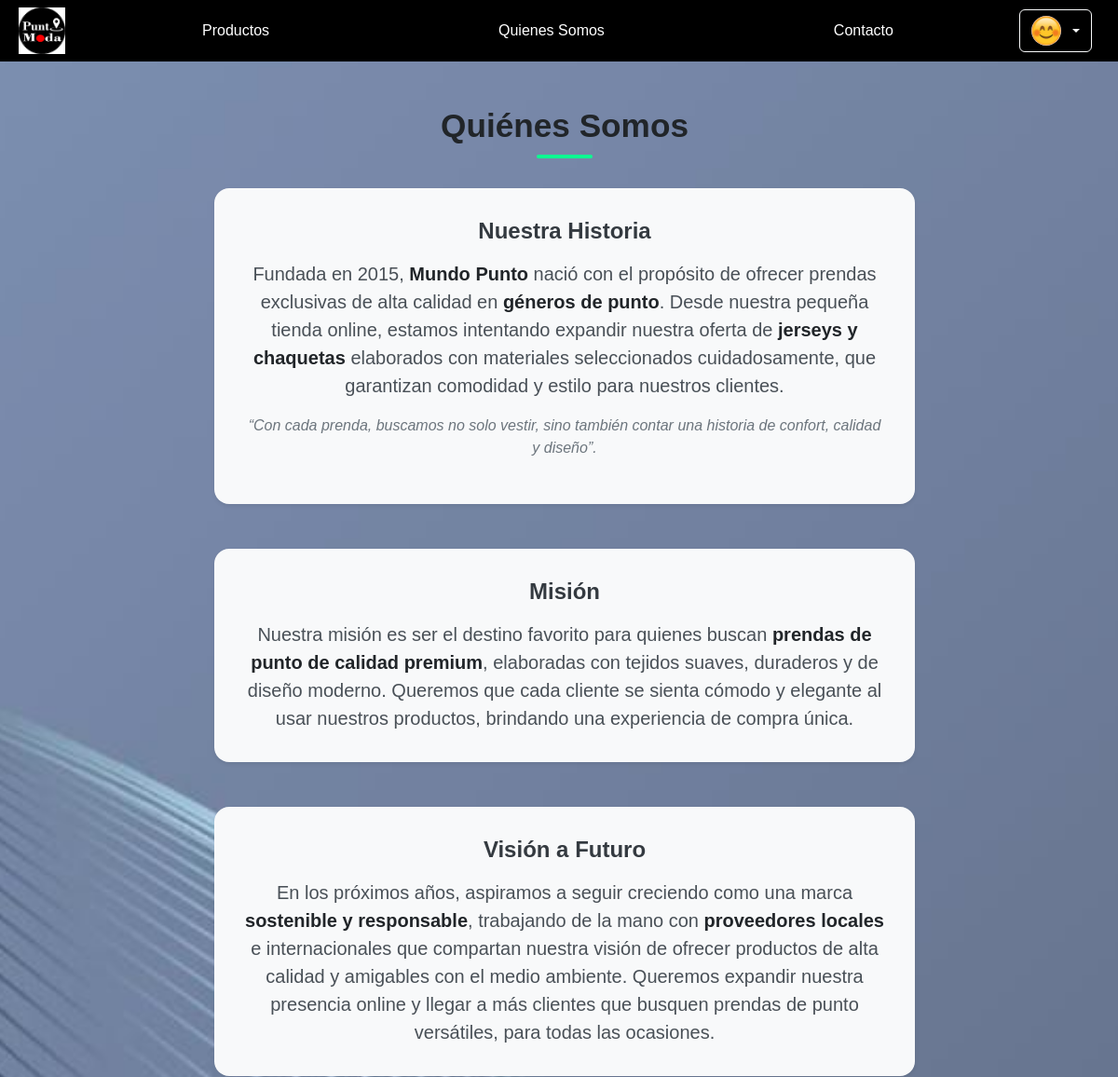
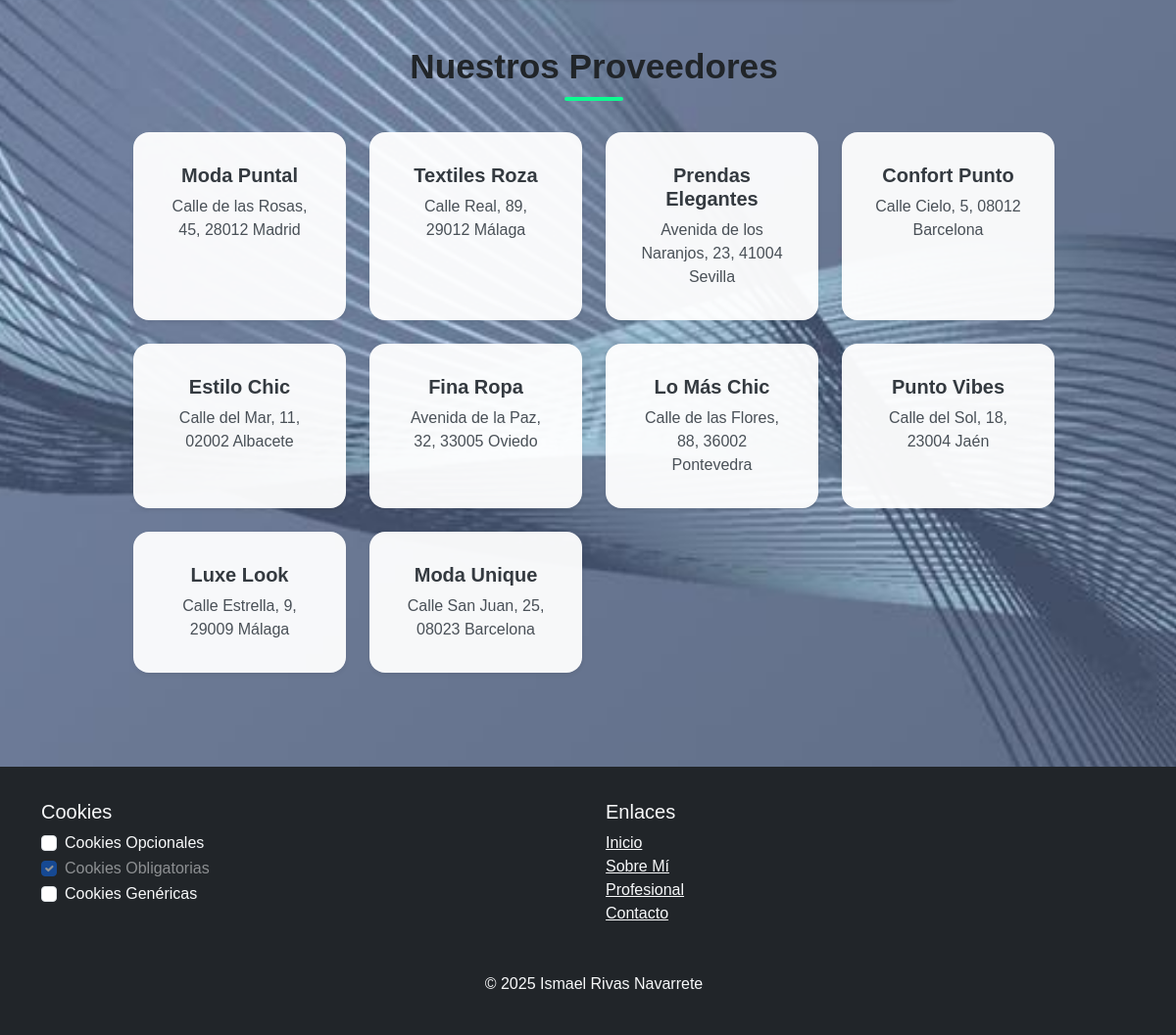
Page /quienesSomos.php (signed in) on the committed database (2 pictures, top to bottom).
### tables this page shows
CREATE TABLE IF NOT EXISTS Proveedores (
    CIF VARCHAR(9) PRIMARY KEY,
    nombre_proveedor VARCHAR(30) NOT NULL,
    direccion_proveedor VARCHAR(60),
    telefono VARCHAR(20)
);

### www/quienesSomos.php (the view, shortened to what this page needs)
<?php
$conexionBaseDatos = Conexion::conexionBD();
$consultaProveedores = $conexionBaseDatos->prepare("SELECT CIF, nombre_proveedor, direccion_proveedor,telefono FROM Proveedores");
$consultaProveedores->execute();
$resultado = $consultaProveedores->get_result();
?>
<!DOCTYPE html>
<html lang="es">
<head>
  <link href="https://cdn.jsdelivr.net/npm/bootstrap@5.3.0-alpha1/dist/css/bootstrap.min.css" rel="stylesheet">
  <link rel="stylesheet" href="css/styles.css">
  <link href="https://cdn.jsdelivr.net/npm/bootstrap-icons@1.10.5/font/bootstrap-icons.css" rel="stylesheet">
  <link rel="stylesheet" href="css/estiloQuienesSomos.css">
</head>
<body>
    <?php include 'php/navbar.php'; ?>
    <main class="container my-5">
        <h2 class="section-title">Quiénes Somos</h2>
        <div class="col-md-8 mx-auto mb-5">
            <div class="card shadow-sm rounded-4 bg-light border-0">
                <div class="card-body text-center">
                    <h4 class="card-title mb-3">Nuestra Historia</h4>
                    <p class="card-text lead">
                    Fundada en 2015, <strong>Mundo Punto</strong> nació con el propósito de ofrecer prendas exclusivas de alta calidad en
                    <strong>géneros de punto</strong>. Desde nuestra pequeña tienda online, estamos intentando expandir nuestra oferta de <strong>jerseys y chaquetas
                        </strong> elaborados con materiales seleccionados cuidadosamente, que garantizan comodidad y estilo para nuestros clientes.
                    </p>
                    <p class="intro-text mt-3 fst-italic">
                    “Con cada prenda, buscamos no solo vestir, sino también contar una historia de confort, calidad y diseño”.
                    </p>
                </div>
            </div>
        </div>
        <div class="col-md-8 mx-auto mb-5">
            <div class="card shadow-sm rounded-4 bg-light border-0">
                <div class="card-body text-center">
                    <h4 class="card-title mb-3">Misión</h4>
                    <p class="card-text lead">
                    Nuestra misión es ser el destino favorito para quienes buscan <strong>prendas de punto de calidad premium</strong>, elaboradas con tejidos
                    suaves, duraderos y de diseño moderno. Queremos que cada cliente se sienta cómodo y elegante al usar nuestros productos, brindando una
                    experiencia de compra única.
                    </p>
                </div>
            </div>
        </div>
        <div class="col-md-8 mx-auto mb-5">
            <div class="card shadow-sm rounded-4 bg-light border-0">
                <div class="card-body text-center">
                    <h4 class="card-title mb-3">Visión a Futuro</h4>
                    <p class="card-text lead">
                    En los próximos años, aspiramos a seguir creciendo como una marca <strong>sostenible y responsable</strong>, trabajando de la mano
                    con <strong>proveedores locales</strong> e internacionales que compartan nuestra visión de ofrecer productos de alta calidad y amigables
                    con el medio ambiente. Queremos expandir nuestra presencia online y llegar a más clientes que busquen prendas de punto versátiles,
                    para todas las ocasiones.
                    </p>
                </div>
            </div>
        </div>
        <div class="col-md-10 mx-auto">
            <h2 class="providers-title">Nuestros Proveedores</h2>
            <div class="row g-4">
                <?php while ($proveedor = $resultado->fetch_assoc()) {  ?>
                <div class="col-6 col-sm-4 col-md-3">
                    <div class="card border-0 shadow-sm h-100">
                        <div class="card-body text-center">
                            <h5 class="card-title"><?php echo htmlspecialchars($proveedor['nombre_proveedor']); ?></h5>
                            <p class="card-text"><?php echo htmlspecialchars($proveedor['direccion_proveedor']); ?></p>
                        </div>
                    </div>
                </div>
                <?php } ?>
            </div>
        </div>
    </main>
  <?php include 'php/footer.php'; ?>
</body>
</html>

### www/css/styles.css (style rules this page uses)
html, body { height: 100%; margin: 0; padding: 0; }
body { display: flex; flex-direction: column; font-family: Arial, sans-serif; }
main { flex: 1; }
.container { margin-top: 10px; padding-right: 0 !important; }
.card { border: 2px solid #111 }

### www/css/estiloQuienesSomos.css (style rules this page uses)
body { background-image: url("../imagenes/imagenfuturista.jpg"); background-repeat: no-repeat; background-size: cover; background-position: center; background-attachment: fixed; margin: 0; padding: 0; min-height: 100vh; }
.section-title, .providers-title { font-size: 2.2rem; font-weight: 700; color: #212529; text-align: center; margin-bottom: 2rem; position: relative; }
.section-title::after, .providers-title::after { content: ""; display: block; width: 60px; height: 4px; background-color: #0dfd91; margin: 10px auto 0; border-radius: 2px; }
.card { background-color: rgba(255, 255, 255, 0.95); border: none; border-radius: 1rem; box-shadow: 0 0 20px rgba(0, 0, 0, 0.05); }
.card-body { padding: 2rem; }
.card-title { color: #343a40; font-weight: bold; }
.card-text { color: #495057; }
.card-text strong { font-weight: 600; color: #212529; }
.intro-text { font-style: italic; color: #6c757d; }

### rows in the picture
proveedores: nombre_proveedor "Moda Puntal", direccion_proveedor "Calle de las Rosas, 45, 28012 Madrid"
proveedores: nombre_proveedor "Textiles Roza", direccion_proveedor "Calle Real, 89, 29012 Málaga"
proveedores: nombre_proveedor "Prendas Elegantes", direccion_proveedor "Avenida de los Naranjos, 23, 41004 Sevilla"
proveedores: nombre_proveedor "Confort Punto", direccion_proveedor "Calle Cielo, 5, 08012 Barcelona"
proveedores: nombre_proveedor "Estilo Chic", direccion_proveedor "Calle del Mar, 11, 02002 Albacete"
proveedores: nombre_proveedor "Fina Ropa", direccion_proveedor "Avenida de la Paz, 32, 33005 Oviedo"
proveedores: nombre_proveedor "Lo Más Chic", direccion_proveedor "Calle de las Flores, 88, 36002 Pontevedra"
proveedores: nombre_proveedor "Punto Vibes", direccion_proveedor "Calle del Sol, 18, 23004 Jaén"
proveedores: nombre_proveedor "Luxe Look", direccion_proveedor "Calle Estrella, 9, 29009 Málaga"
proveedores: nombre_proveedor "Moda Unique", direccion_proveedor "Calle San Juan, 25, 08023 Barcelona"
